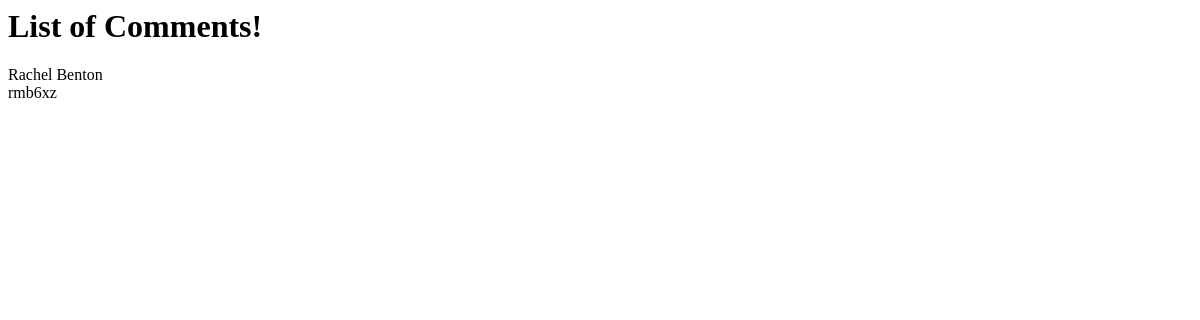
/polls/comments/list/, run on an earlier commit of the app's database.
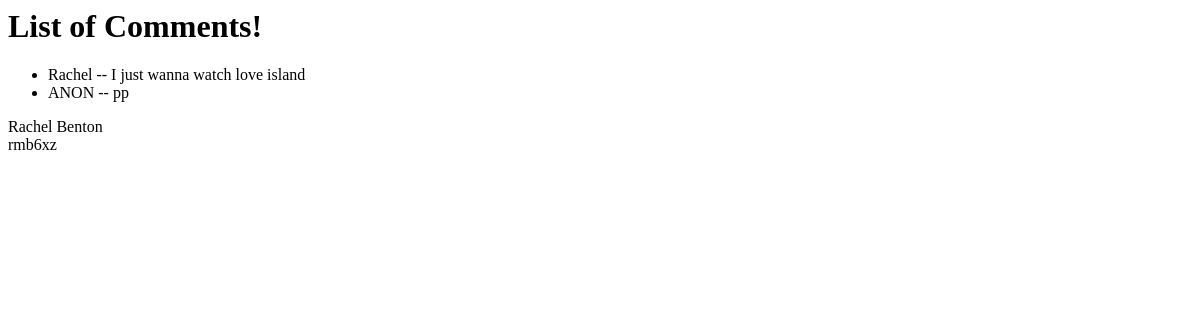
And on a later commit of the database.
### polls/models.py (models this page shows, shortened)
class Comment(models.Model):
    name_field = models.CharField(max_length = 50, default = "ANON")
    comment_text = models.TextField()

### polls/views.py (the view)
# urls.py: path('comments/list/', views.commentslist, name = 'List of Comments')
def commentslist(request):
    commentslist = Comment.objects.all()
    return render(request, 'polls/list.html', {'commentslist': commentslist})

### polls/templates/polls/list.html (shortened to what this page needs)
<html>
		<head>
				</head>
<div class= "text-center">
<h1> List of Comments! </h1>
</div>
<ul>
{% for comment in commentslist %}
<li> {{comment.name_field }} -- {{ comment.comment_text }} </li>
    {% endfor %}
</ul>
<footer> Rachel Benton <cite title="Name"></cite></footer>
<footer> rmb6xz <cite title="ComputingID"></cite></footer>
<html>

What changed in the data, as far as the page shows it:
added Comment: name_field "Rachel", comment_text "I just wanna watch love island"
added Comment: name_field "ANON", comment_text "pp"
